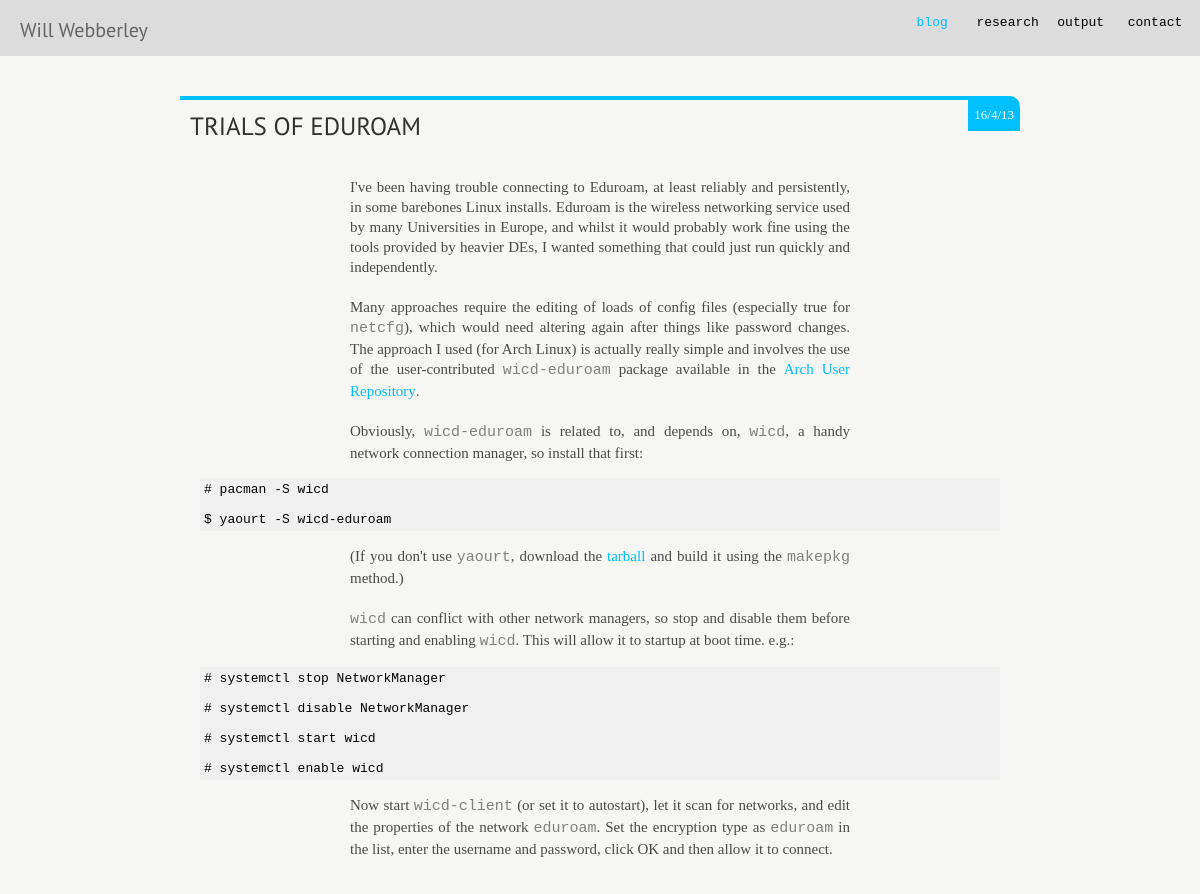
/post/13/4/16/, run on an earlier commit of the app's database.
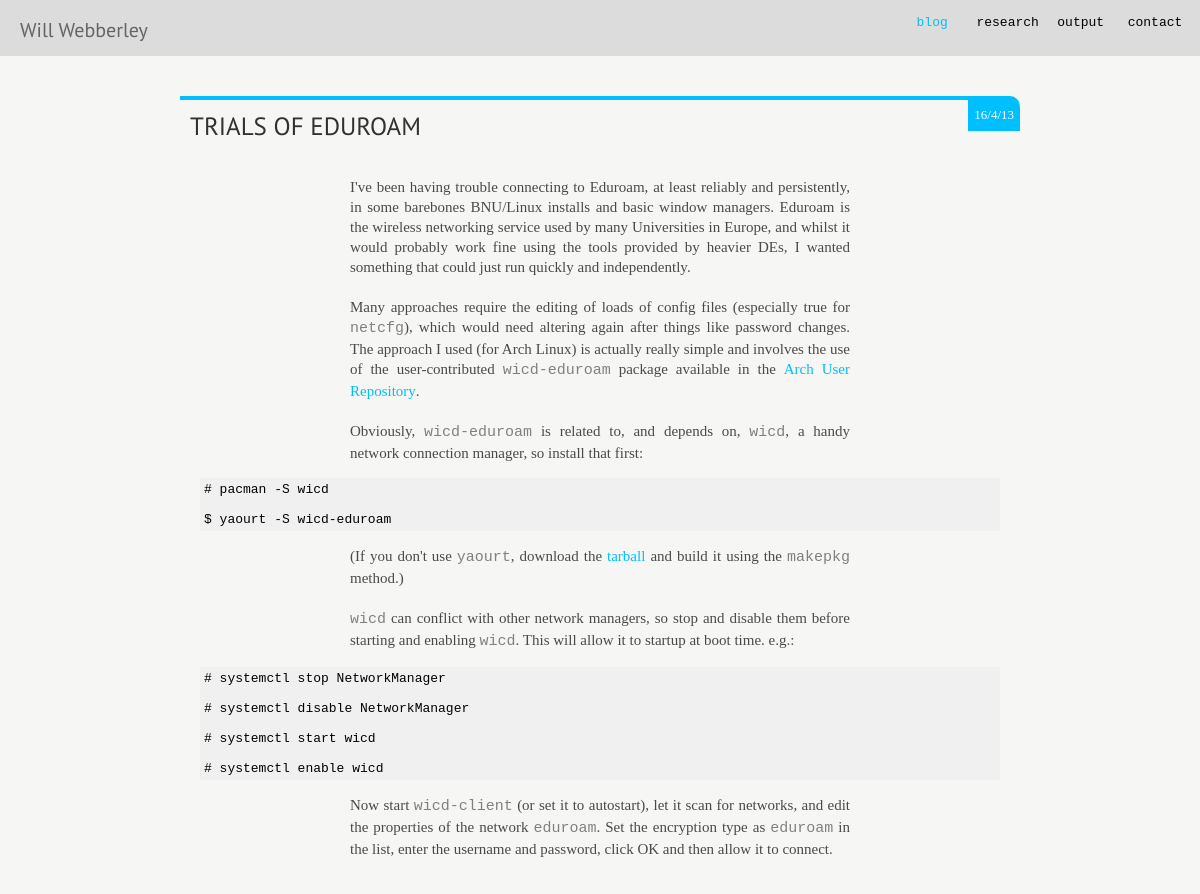
And on a later commit of the database.
### blog.py (models this page shows, shortened)
class Post(Base):
    __tablename__ = 'posts'
    id = Column(Integer, primary_key=True)
    title = Column(String)
    content = Column(String)
    date = Column(Integer)
    day = Column(String)
    month = Column(String)
    year = Column(String)

### app.py (the view)
@app.route('/post/<year>/<month>/<day>/')
def post(year, month, day):
    post = getPostByDate(year, month, day)
    postList = []
    if not post == None:
        postList.append(post)
    return render_template('blog.html', posts = postList, mobile = request.mobile, single = True)

### app.py (called while the page is built)
@app.before_request
def check_mobile():
    request.mobile = detectMobile(request)

### blog.py (called while the page is built)
def processPost(post):
    title = post.title
    for ch in disallowed_in_url:
        if ch in title:
            title = title.replace(ch, "")
    post.url_title = title.replace(" ","-")
    return post

def getPostByDate(year, month, day):
    post = sess.query(Post).filter_by(year=int(year),month=int(month),day=int(day)).first()
    post = processPost(post)
    return post

### tools.py (called while the page is built)
def detectMobile(request):
    agent =  str(request.user_agent).lower()
    mobileList = ["android", "iphone", "ipad", "windows phone", "iemobile",  "nokia", "samsumg", "blackberry", "rim", "playbook", "kindle", "mobile"]
    for item in mobileList:
        if item in agent:
            return True
    return False

### templates/blog.html (shortened to what this page needs)
{% extends "layout.html" %}
{% block body %}
{% for post in posts %}
{% autoescape false %}
{% if single or not single%}
<article class="full-post">
    <div class="meta"><p>
          <span class="date"><a href="/blog/{{ post.year }}/{{ post.month }}/{{ post.day }}/{{ post.url_title.lower() }}#comments">{{ post.day }}/{{ post.month }}/{{ post.year }}</a></span>
   </p></div>
    <h2><a href="/blog/{{ post.year }}/{{ post.month }}/{{ post.day }}/{{ post.url_title.lower() }}">{{ post.title }}</a> </h2>
    {{ post.content }}
</article>
{% endif %}
{% endautoescape %}
{% endfor %}
</div>
{% endblock %}

### templates/layout.html (shortened to what this page needs)
<!DOCTYPE html>
<head>
    <link href="/static/css/style.css" rel="stylesheet" type="text/css"/>
    <link rel="stylesheet" media="(max-width: 800px),handheld" type="text/css"  href="/static/css/mobile.css" />
</head>
<body>
<header>
	<div id="profile">
        <p><a href="/" {% if 'home' == request.endpoint%}class="active"{% endif %}>Will Webberley</a></p>
    </div>
    <nav>
        <a href="/blog" {% if 'blog' == request.endpoint or 'post' == request.endpoint%}class="active"{% endif %}>blog</a>
        <a href="/research" {% if 'research' == request.endpoint %}class="active"{% endif %}>research</a>
        <a href="/output" {% if 'output' == request.endpoint %}class="active"{% endif %}>output</a>
        <a href="/contact" {% if 'contact' == request.endpoint %}class="active"{% endif %}>contact</a>
    </nav>
</header>
<div id="main">
    {% block body %}
    {% endblock %}
</body>
</html>

### static/css/style.css (style rules this page uses)
* { margin:0px; padding:0px; font-family: 'PT Sans', 'Verdana', 'Helvetica Neue', 'Helvetica', 'Sans-serif'; font-weight: lighter; text-decoration:none; }
html,body { height:100%; padding:0px; margin:0px; }
body { background:rgb(246, 246, 244); }
header { margin:0px; padding:10px 0px; position:relative; width:100%; background:url('/static/media/header-bg.png'); background:rgb(220,220,220); }
#main { margin:10px auto; width:70%; max-width:1000px; position:relative; }
h2 { border-bottom:4px solid #00BFFF; color:black; margin-top:25px; margin-bottom:15px; font-weight:lighter; padding:5px 10px; font-size:20px; font-family: 'PT Sans', sans-serif; }
p { font-family:'PT Sans', 'Helvetica Neue', 'Helvetica', 'Verdana', 'Sans-serif'; font-weight:normal; color:#222; font-size:15px; margin-bottom:8px; line-height:20px; }
a:link { margin:0px;color:#00BFFF; }
.code { color:gray; font-family:'Courier New', 'Courier', 'Monospace'; }
pre { margin:0px 20px; font-family:'courier-new', 'courier', 'monospace'; font-size:13px; padding:4px; background:rgb(240,240,240); word-wrap:break-word; }
#profile { float:left; display:inline-block; width:250px; margin-left:20px; margin-top:10px; }
#profile p { font-family:'Helvetica Neue', 'Helvetica', 'Verdana', 'Sans-serif'; font-size:12px; line-height:18px; color:#ccc; }
#profile p:first-child { font-size:20px; margin-bottom:7px; }
#profile p:first-child a:link { color:rgb(100,100,100); }
nav { display:inline-block; float:right; margin-right:10px; }
nav a { font-size:13px; display:inline-block; width:60px; margin:3px; text-align:center; padding:5px; border-radius:4px; font-family:'Courier', 'monospace'; }
nav a:link { color:black;text-decoration:none; }
nav a.active { color:#00BFFF; }
article { position:relative; margin:0px auto; margin-top:40px; padding-bottom:20px; border-top:4px solid #00BFFF; border-radius:0px 10px 0px 0px; }
article h2 { border-radius:0px 0px 0px 0px; padding:10px; margin-top:0px; color:rgba(200,200,200,0.7); text-shadow:none; padding-left:10px; margin-bottom:10px; text-transform:uppercase; font-size:25px; opacity:0.8; display:inline-block; border:none; }
article h2 a:link { color:black; }
article .meta { background:#00BFFF; float:right; padding:2px; border-radius:0px 7px 0px 0px; }
article .meta p { padding:0px; margin:4px; }
article .meta .date { color:white; font-size:13px; }
article .meta .date a:link { color:white; }
article p { margin:10px auto; padding:5px 5px; font-size:15px; font-weight:light; color:rgba(0,0,0,0.7); font-family: 'Droid Serif', serif; display:block; max-width:500px; text-align:justify; text-justify:inner-word; }
article p:first-child { margin-top:2px; }
article p * { font-family: 'Droid Serif', serif; }

### static/css/mobile.css (style rules this page uses)
h2 { padding:5px 5px 5px 5px; margin:0px; margin-bottom:10px; }
nav { width:98%; display:none; float:left; margin:0px 1%; text-align:left; }
nav a { display: block; margin-top:3px; text-align:left; font-size:18px; padding-left:25px; background-image:url('/static/media/arrow-right-b.png'); background-repeat:no-repeat; background-size:15px 15px; background-position:left center; }
header { padding:10px 0px; padding-bottom:7px; position:fixed; top:0px; left:0px; z-index:2000; width:100%; height:auto; clear:both; }
#profile { float:left; margin:0px; margin-left:55px; display:block; }
#profile p { font-size:20px; line-height:30px; margin:0px; }
#main { margin:0px 1%; margin-top:60px; width:98%; }

What changed in the data, as far as the page shows it:
changed Post "TRIALS OF EDUROAM": content "…persistently, in some barebones Linux installs. Eduroam is the wireless…" → "…persistently, in some barebones BNU/Linux installs and basic window managers. Eduroam is the wireless…"
